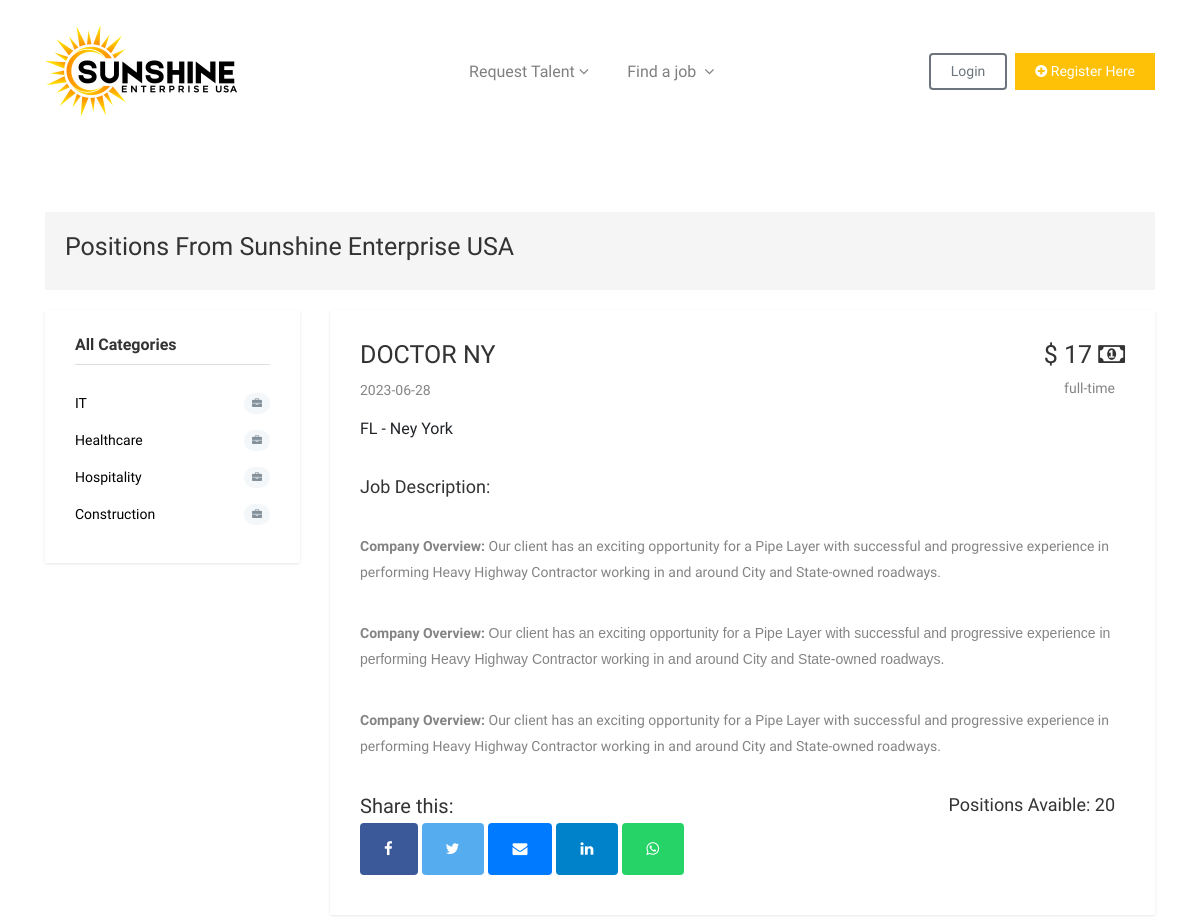
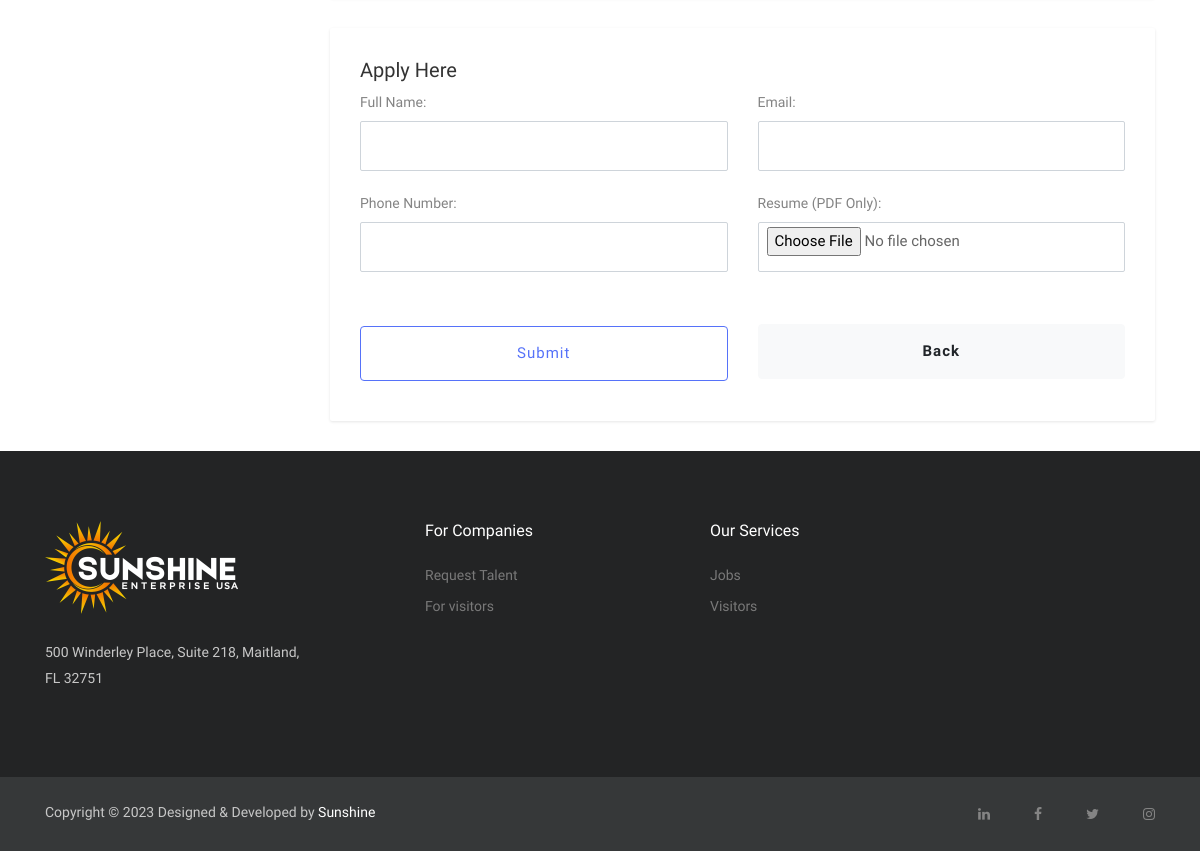
Screenshot of /job/doctor-ny with the database file from the repository (2 pictures, top to bottom).
### tables this page shows
CREATE TABLE `industries` (
  `IndustryId` int(3) NOT NULL,
  `Nameindustry` varchar(50) NOT NULL,
  `slug` varchar(100) NOT NULL,
  `disabled` tinyint(4) DEFAULT 0
);

CREATE TABLE `jobs` (
  `id` int(11) NOT NULL,
  `user_id` int(11) DEFAULT NULL,
  `industry_id` int(11) DEFAULT NULL,
  `job_name` varchar(100) NOT NULL,
  `description` text DEFAULT NULL,
  `content` text NOT NULL,
  `time` varchar(20) DEFAULT NULL,
  `state` varchar(20) DEFAULT NULL,
  `city` varchar(20) DEFAULT NULL,
  `zipcode` varchar(10) DEFAULT NULL,
  `salary` double DEFAULT NULL,
  `company_name` varchar(30) DEFAULT NULL,
  `positions` int(11) DEFAULT NULL,
  `date` date DEFAULT current_timestamp(),
  `status` tinyint(4) DEFAULT 0,
  `slug` varchar(100) NOT NULL
);

### app/pages/job.php (the view, shortened to what this page needs)
<?php
include '../app/pages/includes/header_general.php';ob_end_flush();
?>
<section class="section-sm pb-0">
	<div class="container">
		<div class="row">
			<div class="col-md-12">
				<div class="search-result bg-gray">
					<h2>Positions From Sunshine Enterprise USA</h2>
				</div>
			</div>
		</div>
		<div class="row">
			<div class="col-lg-3 col-md-4">
				<div class="category-sidebar">
					<div class="widget category-list">
	    <h4 class="widget-header">All Categories</h4>
	    <?php
				$query = "select * from industries order by IndustryId desc";
				$rows = query($query);
				if($rows){
					foreach($rows as $row){
						?>
						<ul class="category-list">
							<li><a href="<?=ROUTE?>/industry/<?=$row['slug']?>"<?=$row['Nameindustry']?>><?=$row['Nameindustry']?><span><i class="fa fa-briefcase" aria-hidden="true"></i>
 </span></a></li>
						</ul>
						<?php
					}
				}else{
				?>
				<div class="alert alert-danger" role="alert">We can't find more industries</div>
				<?php
				}
			?>
</div>
				</div>
			</div>
			<div class="col-lg-9 col-md-8">
			<?php
                $slug = $url[1] ?? null;
                if($slug)
                {
                   $query = "select jobs.*,industries.Nameindustry from jobs join industries on jobs.industry_id = industries.IndustryId where jobs.slug = :slug limit 1";
			       $row = query_row($query, ['slug'=>$slug]);
                }
				if(!empty($row)){
                    ?>
                <article class="single-post">
                    <div class="row">
                        <div class="col">
                        <h2><?=$row['job_name']?></h2>
                        </div>
                        <div class="col">
                            <h2 class="text-right">$ <?=$row['salary']?> <i class="fa fa-money" aria-hidden="true"></i></h2>
                        </div>
                    </div>
                    <div class="row">
                            <div class="col">
                                <ul class="list-inline">
                                    <li class="list-inline-item"><?=$row['date']?></li>
                                </ul>
                            </div>
                            <div class="col">
                                <ul class="list-inline">
                                    <li class="text-right"><?=$row['time']?></li>
                                </ul>
                            </div>
                    </div>
					<?=$row['state'].' - '?><?=$row['city']?></p>
                    <h4>Job Description:</h4>
					<p><?=$row['content']?></p>
                    <div class="row">
                        <div class="col-6">
                        </div>
                        <div class="col-6">
                                <ul class="list-inline">
                                    <li class="text-right"><h4>Positions Avaible: <?=$row['positions']?></h4> </li>
                                </ul>
                        </div>
                    </div>
				</article>
                <?php
				}else{
				?>
				<div class="alert alert-danger" role="alert">We can't find more jobs</div>
				<?php
				}
			?>
			</div>
            <div class="col-lg-3 col-md-4"></div>
            <div id="form" class="col-lg-9 col-md-8">
                <div class="block comment">
                        <h4>Apply Here</h4>
                    <form method="post" action="#form" enctype="multipart/form-data">
                        <div class="row">
                            <div class="col-sm-12 col-md-6">
                                <div class="form-group mb-30">
                                    <label for="name">Full Name:</label>
                                    <input name="name"  type="text" class="form-control" id="name" required="">
                                </div>
                            </div>
                            <div class="col-sm-12 col-md-6">
                                <div class="form-group mb-30">
                                    <label for="email">Email:</label>
                                    <input name="email"  type="email" class="form-control" id="email" required="">
                                </div>
                            </div>
                        </div>
                        <div class="row">
                            <div class="col-sm-12 col-md-6">
                                <div class="form-group mb-30">
                                    <label for="email">Phone Number:</label>
                                    <input name="phone"  type="number" class="form-control" id="email" required="">
                                </div>
                            </div>
                            <div class="col-sm-12 col-md-6">
                                <div class="form-group mb-30">
                                    <label for="name">Resume (PDF Only):</label>
                                    <div class="mb-3">
                                      <input class="form-control form-control-sm" name="pdfFile" id="pdfFile" type="file">
                                    </div>
                                </div>
                            </div>
                        </div>
                        <br>
                        <div class="row">
                            <div class="col text-center">
                                <button type="submit" class="btn btn-transparent w-100">Submit</button>
                            </div>
                            <div class="col text-center">
                            <a class="btn btn-light font-weight-bold mt-2 w-100" href="<?=ROUTE?>/explore">Back</a>
                            </div>
                        </div>
                    </form>
                </div>
			</div>
		</div>
	</div>
</section>
<?php
include '../app/pages/includes/footer.php';
?>

### public_html/assets/css/styles_sunshine.css (style rules this page uses)
body { line-height: 1.5; font-family: "Muli", sans-serif; }
p, li, input, select, button { font-family: "Muli", sans-serif; color: #666; font-size: 14px; font-weight: 400; }
h1, h2, h3, h4, h5, h6 { font-family: "Muli", sans-serif; font-weight: 600; color: #333; }
p { color: #666; }
h2 { font-size: 25px; }
h4 { font-size: 18px; }
p { color: #888; }
label { font-size: 14px; letter-spacing: 0; color: #848484; }
ol, ul { margin: 0; padding: 0; list-style: none; }
a { transition: all 0.3s ease-in 0s; color: #000; }
.form-control { border-radius: 2px; height: 50px; background-color: transparent; color: #666; box-shadow: none; font-size: 15px; }
.w-100 { width: 100%; }
button { cursor: pointer; }
.section-sm { padding: 70px 0; }
.btn { font-size: 15px; letter-spacing: 1px; display: inline-block; padding: 15px 30px; border-radius: 4px; }
.btn-transparent { background: transparent; color: #ffc107; border: 1px solid #ffc107; }
.mb-30 { margin-bottom: 20px; }
.bg-gray { background: #F5F5F5; }
.search-result { padding: 20px; margin-bottom: 20px; }
.widget { background: #fff; box-shadow: 0px 1px 3px 0px rgba(0, 0, 0, 0.1); padding: 25px 30px 30px; margin-bottom: 30px; border-radius: 2px; }
.widget .widget-header { display: block; font-size: 16px; font-weight: 600; margin-bottom: 20px; padding-bottom: 10px; border-bottom: 1px solid #dedede; }
.widget.category-list ul li a { padding: 8px 0; display: block; transition: all linear 0.3s; }
.widget.category-list ul li a span { float: right; font-size: 10px; background: #F4F7F9; border-radius: 10px; padding: 3px 8px; color: #84919B; }
article { background: #fff; box-shadow: 0px 1px 3px 0px rgba(0, 0, 0, 0.1); padding: 30px; margin-bottom: 30px; border-radius: 2px; }
article ul { margin-bottom: 15px; }
article ul li { margin-right: 10px !important; color: #848484; }
article p { line-height: 26px; color: #848484; margin-bottom: 24px; }
article.single-post p { margin-bottom: 35px; }
.comment { background: #fff; box-shadow: 0px 1px 3px 0px rgba(0, 0, 0, 0.1); padding: 30px; margin-bottom: 30px; border-radius: 2px; }
.comment h4 { font-size: 20px; letter-spacing: 0; }
.comment button { margin: 10px 0; }

### classimax-main/classimax-main/theme/css/style.css (style rules this page uses)
body { line-height: 1.5; font-family: "Muli", sans-serif; }
p, li, input, select, button { font-family: "Muli", sans-serif; color: red; font-size: 14px; font-weight: 400; }
h1, h2, h3, h4, h5, h6 { font-family: "Muli", sans-serif; font-weight: 300; color: #333; }
p { color: #666; }
h2 { font-size: 25px; }
h4 { font-size: 18px; }
p { color: #888; }
label { font-size: 14px; letter-spacing: 0; color: #848484; }
ol, ul { margin: 0; padding: 0; list-style: none; }
a { transition: all 0.3s ease-in 0s; color: #000; }
.form-control { border-radius: 2px; height: 50px; background-color: transparent; color: #666; box-shadow: none; font-size: 15px; }
.w-100 { width: 100%; }
button { cursor: pointer; }
.section-sm { padding: 70px 0; }
.btn { font-size: 15px; letter-spacing: 1px; display: inline-block; padding: 15px 30px; border-radius: 4px; }
.btn-transparent { background: transparent; color: #5672f9; border: 1px solid #5672f9; }
.mb-30 { margin-bottom: 20px; }
.bg-gray { background: #F5F5F5; }
.search-result { padding: 20px; margin-bottom: 20px; }
.widget { background: #fff; box-shadow: 0px 1px 3px 0px rgba(0, 0, 0, 0.1); padding: 25px 30px 30px; margin-bottom: 30px; border-radius: 2px; }
.widget .widget-header { display: block; font-size: 16px; font-weight: 600; margin-bottom: 20px; padding-bottom: 10px; border-bottom: 1px solid #dedede; }
.widget.category-list ul li a { padding: 8px 0; display: block; transition: all linear 0.3s; }
.widget.category-list ul li a span { float: right; font-size: 10px; background: #F4F7F9; border-radius: 10px; padding: 3px 8px; color: #84919B; }
article { background: #fff; box-shadow: 0px 1px 3px 0px rgba(0, 0, 0, 0.1); padding: 30px; margin-bottom: 30px; border-radius: 2px; }
article ul { margin-bottom: 15px; }
article ul li { margin-right: 10px !important; color: #848484; }
article p { line-height: 26px; color: #848484; margin-bottom: 24px; }
article.single-post p { margin-bottom: 35px; }
.comment { background: #fff; box-shadow: 0px 1px 3px 0px rgba(0, 0, 0, 0.1); padding: 30px; margin-bottom: 30px; border-radius: 2px; }
.comment h4 { font-size: 20px; letter-spacing: 0; }
.comment button { margin: 10px 0; }

### rows the page displays
industries: Nameindustry "IT"
industries: Nameindustry "Healthcare"
industries: Nameindustry "Hospitality"
industries: Nameindustry "Construction"
jobs: job_name "DOCTOR NY", salary "17", date "2023-06-28", time "full-time", state "FL", city "Ney York", content "Company Overview: Our client has an exciting opportunity for a Pipe Layer with successful and progressive experience in performing Heavy Highway Contractor working in and around City and State-owned roadways. Company Overview: Our client has an exciting opportunity for a Pipe Layer with successful and progressive experience in performing Heavy Highway Contractor working in and around City and State-owned roadways. Company Overview: Our client has an exciting opportunity for a Pipe Layer with successful and progressive experience in performing Heavy Highway Contractor working in and around City and State-owned roadways.", positions "20"
